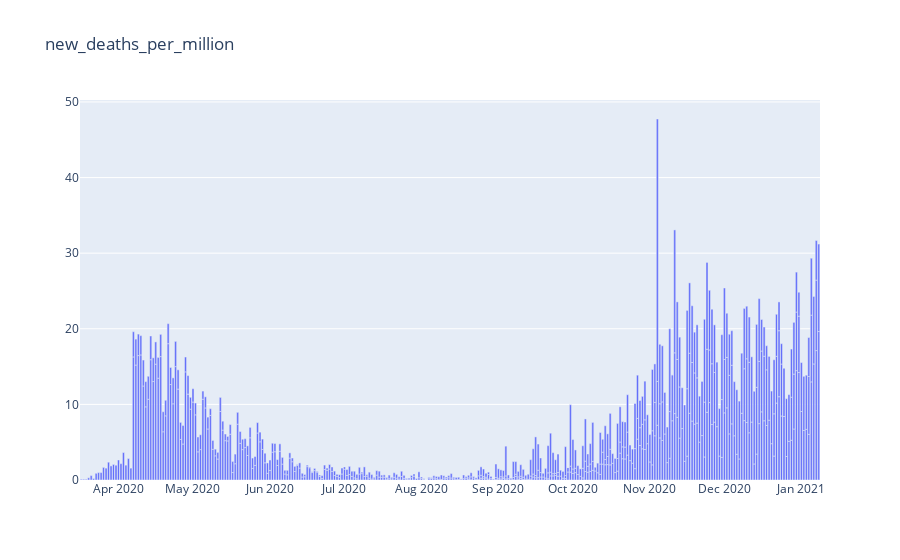

Notebook code cell kept with this figure:
### Code cell
fig = go.Figure(data=[go.Bar(x=countries_cols['date'], y=countries_cols['new_deaths_per_million'])], layout_title_text="new_deaths_per_million")
fig.show()

### Figure 1 — Plotly figure (JSON) as saved in the notebook; plotly's stock layout.template omitted (floating-point values rounded to 4 significant figures; data arrays with more than 128 entries replaced by an {"elided": "..."} marker saying what was removed)
{"data": [{"type": "bar", "x": {"elided": "671 str values"}, "y": {"elided": "671 float values"}}], "layout": {"title": {"text": "new_deaths_per_million"}}}
